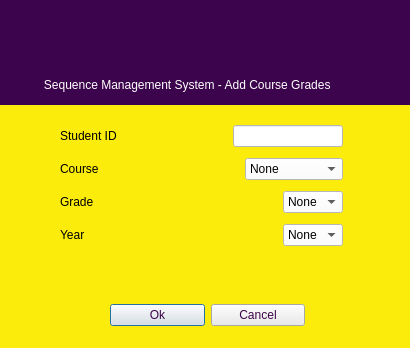
<?xml version="1.0" encoding="UTF-8"?>
<ui version="4.0">
 <class>Gradedialog</class>
 <widget class="QDialog" name="Gradedialog">
  <property name="geometry">
   <rect>
    <x>0</x>
    <y>0</y>
    <width>410</width>
    <height>348</height>
   </rect>
  </property>
  <property name="minimumSize">
   <size>
    <width>410</width>
    <height>348</height>
   </size>
  </property>
  <property name="maximumSize">
   <size>
    <width>410</width>
    <height>348</height>
   </size>
  </property>
  <property name="windowTitle">
   <string>Gradedialog</string>
  </property>
  <property name="styleSheet">
   <string notr="true">background-color: rgb(252, 236, 12);</string>
  </property>
  <widget class="QLabel" name="label_4">
   <property name="geometry">
    <rect>
     <x>-6</x>
     <y>64</y>
     <width>421</width>
     <height>41</height>
    </rect>
   </property>
   <property name="styleSheet">
    <string notr="true">color: rgb(255, 255, 255);
background-color: rgb(60, 4, 76);</string>
   </property>
   <property name="text">
    <string>               Sequence Management System - Add Course Grades</string>
   </property>
  </widget>
  <widget class="QLabel" name="label_3">
   <property name="geometry">
    <rect>
     <x>0</x>
     <y>0</y>
     <width>411</width>
     <height>71</height>
    </rect>
   </property>
   <property name="styleSheet">
    <string notr="true">image: url(:/Images/Images/ublogo.png);
background-color: rgb(60, 4, 76);</string>
   </property>
   <property name="text">
    <string/>
   </property>
  </widget>
  <widget class="QWidget" name="layoutWidget">
   <property name="geometry">
    <rect>
     <x>110</x>
     <y>300</y>
     <width>195</width>
     <height>30</height>
    </rect>
   </property>
   <layout class="QHBoxLayout" name="horizontalLayout_3">
    <item>
     <widget class="QPushButton" name="okButton">
      <property name="styleSheet">
       <string notr="true">color: rgb(60, 4, 76);
background-color: rgb(234, 234, 234);</string>
      </property>
      <property name="text">
       <string>Ok</string>
      </property>
     </widget>
    </item>
    <item>
     <widget class="QPushButton" name="cancelButton">
      <property name="styleSheet">
       <string notr="true">color: rgb(60, 4, 76);
background-color: rgb(234, 234, 234);</string>
      </property>
      <property name="text">
       <string>Cancel</string>
      </property>
     </widget>
    </item>
   </layout>
  </widget>
  <widget class="QLabel" name="resultLabel">
   <property name="geometry">
    <rect>
     <x>90</x>
     <y>270</y>
     <width>241</width>
     <height>20</height>
    </rect>
   </property>
   <property name="text">
    <string/>
   </property>
  </widget>
  <widget class="QWidget" name="">
   <property name="geometry">
    <rect>
     <x>60</x>
     <y>120</y>
     <width>283</width>
     <height>131</height>
    </rect>
   </property>
   <layout class="QGridLayout" name="gridLayout">
    <item row="0" column="0" colspan="3">
     <layout class="QHBoxLayout" name="horizontalLayout_4">
      <item>
       <widget class="QLabel" name="label">
        <property name="text">
         <string>Student ID</string>
        </property>
       </widget>
      </item>
      <item>
       <spacer name="horizontalSpacer_3">
        <property name="orientation">
         <enum>Qt::Horizontal</enum>
        </property>
        <property name="sizeHint" stdset="0">
         <size>
          <width>68</width>
          <height>20</height>
         </size>
        </property>
       </spacer>
      </item>
      <item>
       <widget class="QLineEdit" name="studentIDEdit">
        <property name="styleSheet">
         <string notr="true">background-color: rgb(255, 255, 255);</string>
        </property>
       </widget>
      </item>
     </layout>
    </item>
    <item row="1" column="0" colspan="3">
     <layout class="QHBoxLayout" name="horizontalLayout">
      <item>
       <widget class="QLabel" name="chooseSequenceLabel">
        <property name="text">
         <string>Course</string>
        </property>
       </widget>
      </item>
      <item>
       <spacer name="horizontalSpacer">
        <property name="orientation">
         <enum>Qt::Horizontal</enum>
        </property>
        <property name="sizeHint" stdset="0">
         <size>
          <width>98</width>
          <height>20</height>
         </size>
        </property>
       </spacer>
      </item>
      <item>
       <widget class="QComboBox" name="CourseComboBox">
        <property name="styleSheet">
         <string notr="true">background-color: rgb(255, 255, 255);</string>
        </property>
        <item>
         <property name="text">
          <string>None</string>
         </property>
        </item>
        <item>
         <property name="text">
          <string>CMPS1134</string>
         </property>
        </item>
        <item>
         <property name="text">
          <string>CMPS1131</string>
         </property>
        </item>
        <item>
         <property name="text">
          <string>MATH1151</string>
         </property>
        </item>
        <item>
         <property name="text">
          <string>MATH1201</string>
         </property>
        </item>
        <item>
         <property name="text">
          <string>ENGL1014</string>
         </property>
        </item>
        <item>
         <property name="text">
          <string>CMSP1171</string>
         </property>
        </item>
        <item>
         <property name="text">
          <string>CMPS1232</string>
         </property>
        </item>
        <item>
         <property name="text">
          <string>CMPS1211</string>
         </property>
        </item>
        <item>
         <property name="text">
          <string>PHIL1014</string>
         </property>
        </item>
        <item>
         <property name="text">
          <string>MATH1302</string>
         </property>
        </item>
        <item>
         <property name="text">
          <string>ENG1025</string>
         </property>
        </item>
        <item>
         <property name="text">
          <string>PHYS1015</string>
         </property>
        </item>
        <item>
         <property name="text">
          <string>PHYS1015L</string>
         </property>
        </item>
        <item>
         <property name="text">
          <string>CMPS2131</string>
         </property>
        </item>
        <item>
         <property name="text">
          <string>CMPS2111</string>
         </property>
        </item>
        <item>
         <property name="text">
          <string>CMPS2151</string>
         </property>
        </item>
        <item>
         <property name="text">
          <string>CMPS2242</string>
         </property>
        </item>
        <item>
         <property name="text">
          <string>ENGL1035</string>
         </property>
        </item>
        <item>
         <property name="text">
          <string>MATH2201</string>
         </property>
        </item>
        <item>
         <property name="text">
          <string>CMPS2212</string>
         </property>
        </item>
        <item>
         <property name="text">
          <string>CMPS2232</string>
         </property>
        </item>
        <item>
         <property name="text">
          <string>MGMT1014</string>
         </property>
        </item>
        <item>
         <property name="text">
          <string>PSYC1014</string>
         </property>
        </item>
        <item>
         <property name="text">
          <string>HIST1014</string>
         </property>
        </item>
        <item>
         <property name="text">
          <string>CMPS1192</string>
         </property>
        </item>
        <item>
         <property name="text">
          <string>CMPS2992</string>
         </property>
        </item>
        <item>
         <property name="text">
          <string>SOCL1014</string>
         </property>
        </item>
        <item>
         <property name="text">
          <string>SPAN1025</string>
         </property>
        </item>
        <item>
         <property name="text">
          <string>ECON1014</string>
         </property>
        </item>
       </widget>
      </item>
     </layout>
    </item>
    <item row="2" column="0" colspan="3">
     <layout class="QHBoxLayout" name="horizontalLayout_2">
      <item>
       <widget class="QLabel" name="chooseSequenceLabel_2">
        <property name="text">
         <string>Grade</string>
        </property>
       </widget>
      </item>
      <item>
       <spacer name="horizontalSpacer_2">
        <property name="orientation">
         <enum>Qt::Horizontal</enum>
        </property>
        <property name="sizeHint" stdset="0">
         <size>
          <width>98</width>
          <height>20</height>
         </size>
        </property>
       </spacer>
      </item>
      <item>
       <widget class="QComboBox" name="GradeComboBox">
        <property name="styleSheet">
         <string notr="true">background-color: rgb(255, 255, 255);</string>
        </property>
        <item>
         <property name="text">
          <string>None</string>
         </property>
        </item>
        <item>
         <property name="text">
          <string>A</string>
         </property>
        </item>
        <item>
         <property name="text">
          <string>B</string>
         </property>
        </item>
        <item>
         <property name="text">
          <string>C</string>
         </property>
        </item>
        <item>
         <property name="text">
          <string>D</string>
         </property>
        </item>
        <item>
         <property name="text">
          <string>F</string>
         </property>
        </item>
        <item>
         <property name="text">
          <string>WP</string>
         </property>
        </item>
        <item>
         <property name="text">
          <string>WF</string>
         </property>
        </item>
        <item>
         <property name="text">
          <string>W</string>
         </property>
        </item>
       </widget>
      </item>
     </layout>
    </item>
    <item row="3" column="0">
     <widget class="QLabel" name="chooseSequenceLabel_7">
      <property name="text">
       <string>Year</string>
      </property>
     </widget>
    </item>
    <item row="3" column="1">
     <spacer name="horizontalSpacer_9">
      <property name="orientation">
       <enum>Qt::Horizontal</enum>
      </property>
      <property name="sizeHint" stdset="0">
       <size>
        <width>98</width>
        <height>20</height>
       </size>
      </property>
     </spacer>
    </item>
    <item row="3" column="2">
     <widget class="QComboBox" name="yearComboBox">
      <property name="styleSheet">
       <string notr="true">background-color: rgb(255, 255, 255);</string>
      </property>
      <item>
       <property name="text">
        <string>None</string>
       </property>
      </item>
      <item>
       <property name="text">
        <string>2010</string>
       </property>
      </item>
      <item>
       <property name="text">
        <string>2012</string>
       </property>
      </item>
      <item>
       <property name="text">
        <string>2013</string>
       </property>
      </item>
      <item>
       <property name="text">
        <string>2015</string>
       </property>
      </item>
      <item>
       <property name="text">
        <string>2016</string>
       </property>
      </item>
      <item>
       <property name="text">
        <string>2017</string>
       </property>
      </item>
      <item>
       <property name="text">
        <string>2018</string>
       </property>
      </item>
      <item>
       <property name="text">
        <string>2019</string>
       </property>
      </item>
      <item>
       <property name="text">
        <string>2020</string>
       </property>
      </item>
     </widget>
    </item>
   </layout>
  </widget>
 </widget>
 <resources/>
 <connections/>
</ui>
